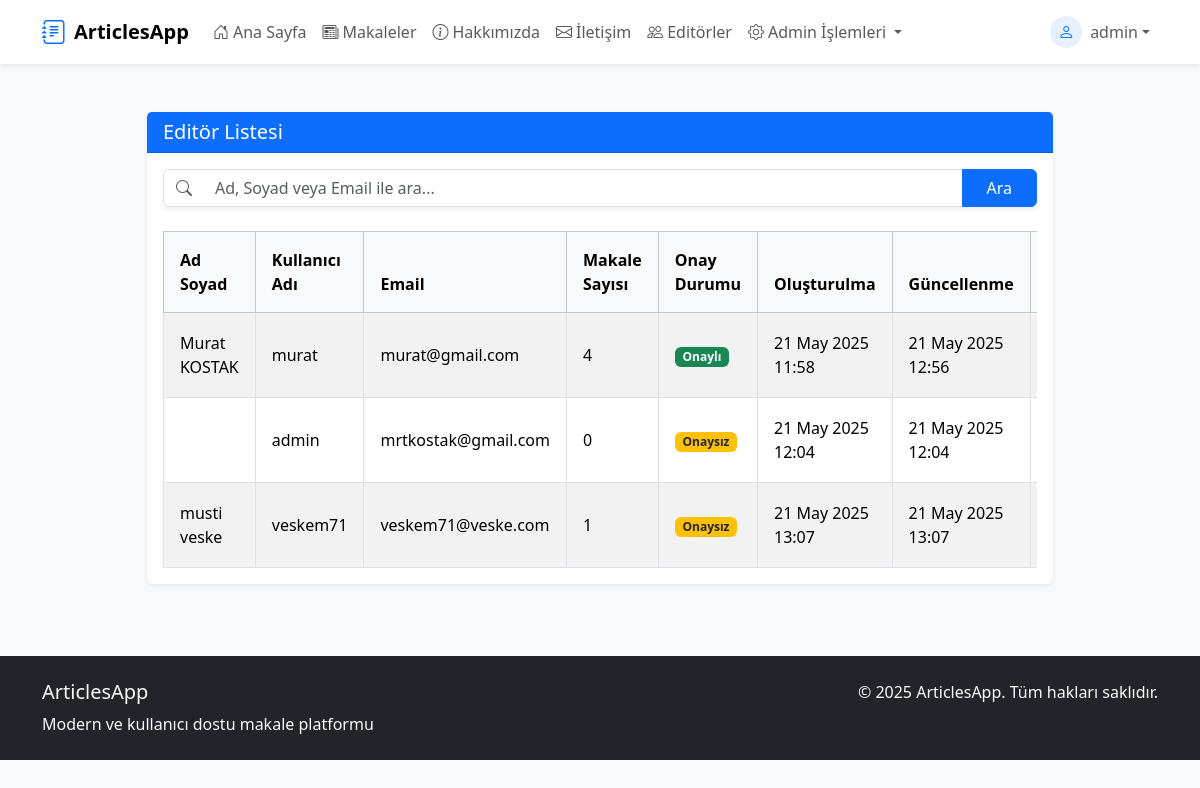
The page /account/admin-authors/ (signed in) on the database its author committed.
### account/models.py (models this page shows, shortened)
class Author(models.Model):
    user = models.OneToOneField(User, on_delete=models.CASCADE)
    profile_image = models.ImageField(upload_to="author_profiles", default="uploads/author_profiles/default.png")
    bio = models.TextField(blank=True, null=True)
    resume = models.FileField(upload_to="author_resumes", blank=True, null=True)
    is_approved = models.BooleanField(default=False)
    created_at = models.DateTimeField(auto_now_add=True)
    updated_at = models.DateTimeField(auto_now=True)
    @property
    def full_name(self):
        return f"{self.user.first_name} {self.user.last_name}"
    @property
    def articles_count(self):
        return self.user.article_set.filter(isActive=True).count()

### account/views.py (the view)
# urls.py: path('admin-authors/', views.admin_authors, name='admin_authors'),
@user_passes_test(lambda u: u.is_superuser)
def admin_authors(request):
    query = request.GET.get("q", "").strip()
    if query != "":
        authors = Author.objects.filter(
            Q(user__first_name__icontains=query) |
            Q(user__last_name__icontains=query) |
            Q(user__email__icontains=query)
        )
    else:
        authors = Author.objects.all()
    return render(request, 'account/admin-authors.html', {'authors': authors})

### account/templates/account/admin-authors.html (shortened to what this page needs)
{% extends 'layout.html' %}
{% load static %}
{% block content %}
<div class="container mt-4">
    <div class="row">
        <div class="col-md-10 offset-md-1">
            <div class="card shadow-sm border-0">
                <div class="card-header bg-primary text-white">
                    <h5 class="mb-0">Editör Listesi</h5>
                </div>
                <div class="card-body">
                    <form method="GET" class="mb-4">
                        <div class="input-group shadow-sm">
                            <span class="input-group-text bg-white border-end-0">
                                <i class="bi bi-search text-muted"></i>
                            </span>
                            <input type="text" name="q" class="form-control border-start-0" placeholder="Ad, Soyad veya Email ile ara..." value="{{ request.GET.q }}">
                            <button class="btn btn-primary px-4" type="submit">Ara</button>
                        </div>
                    </form>
                    <div class="table-responsive">
                        <table class="table table-bordered table-striped align-middle mb-0">
                            <thead class="table-light">
                                <tr>
                                    <th>Ad Soyad</th>
                                    <th>Kullanıcı Adı</th>
                                    <th>Email</th>
                                    <th>Makale Sayısı</th>
                                    <th>Onay Durumu</th>
                                    <th>Oluşturulma</th>
                                    <th>Güncellenme</th>
                                    <th>İşlemler</th>
                                </tr>
                            </thead>
                            <tbody>
                                {% for author in authors %}
                                <tr>
                                    <td>{{ author.full_name }}</td>
                                    <td>{{ author.user.username }}</td>
                                    <td>{{ author.user.email }}</td>
                                    <td>{{ author.articles_count }}</td>
                                    <td>
                                        {% if author.is_approved %}
                                            <span class="badge bg-success">Onaylı</span>
                                        {% else %}
                                            <span class="badge bg-warning text-dark">Onaysız</span>
                                        {% endif %}
                                    </td>
                                    <td>{{ author.created_at|date:"d M Y H:i" }}</td>
                                    <td>{{ author.updated_at|date:"d M Y H:i" }}</td>
                                    <td>
                                    </td>
                                </tr>
                                {% empty %}
                                <tr>
                                    <td colspan="8" class="text-center text-muted">Hiçbir editör bulunamadı.</td>
                                </tr>
                                {% endfor %}
                            </tbody>
                        </table>
                    </div>
                </div>
            </div>
        </div>
    </div>
</div>
{% endblock %}

### templates/partials/_nav.html (shortened to what this page needs)
{% load static %}
<!DOCTYPE html>
<html lang="tr">
<head>
  <link href="{% static 'css/bootstrap.min.css' %}" rel="stylesheet">
</head>
<body>
<nav class="navbar navbar-expand-lg navbar-light bg-white shadow-sm sticky-top">
  <div class="container">
    <a class="navbar-brand d-flex align-items-center" href="/">
      <i class="bi bi-journal-text fs-4 me-2 text-primary"></i>
      <span class="fw-bold">ArticlesApp</span>
    </a>
    <div class="collapse navbar-collapse" id="navbarNav">
      <ul class="navbar-nav me-auto mb-2 mb-lg-0">
        <li class="nav-item">
          <a href="/" class="nav-link {% if request.path == '/' %}active fw-bold{% endif %}">
            <i class="bi bi-house-door me-1"></i>Ana Sayfa
          </a>
        </li>
        <li class="nav-item">
          <a href="{% url 'index' %}" class="nav-link {% if request.path == '/index' %}active fw-bold{% endif %}">
            <i class="bi bi-newspaper me-1"></i>Makaleler
          </a>
        </li>
        <li class="nav-item">
          <a href="/about" class="nav-link {% if request.path == '/about' %}active fw-bold{% endif %}">
            <i class="bi bi-info-circle me-1"></i>Hakkımızda
          </a>
        </li>
        <li class="nav-item">
          <a href="/contact" class="nav-link {% if request.path == '/contact' %}active fw-bold{% endif %}">
            <i class="bi bi-envelope me-1"></i>İletişim
          </a>
        </li>
        <li class="nav-item">
          <a href="{% url 'account:authors_list' %}" class="nav-link {% if request.path == '/account/authors' %}active fw-bold{% endif %}">
            <i class="bi bi-people me-1"></i>Editörler
          </a>
        </li>
        {% if user.is_authenticated %}
            {% if user.is_superuser %}
                <li class="nav-item dropdown">
                    <a class="nav-link dropdown-toggle" href="#" id="adminDropdown"
                       role="button" data-bs-toggle="dropdown" aria-expanded="false">
                        <i class="bi bi-gear me-1"></i>Admin İşlemleri
                    </a>
                </li>
            {% else %}
                <li class="nav-item">
                    <a href="{% url 'article_create' %}" class="nav-link {% if request.path == '/article/create/' %}active fw-bold{% endif %}">
                        <i class="bi bi-plus-circle me-1"></i>Makale Ekle
                    </a>
                </li>
            {% endif %}
        {% endif %}
      </ul>
      <ul class="navbar-nav">
        {% if user.is_authenticated %}
        <li class="nav-item dropdown">
          <a class="nav-link dropdown-toggle d-flex align-items-center" href="#" id="userDropdown"
             role="button" data-bs-toggle="dropdown" aria-expanded="false">
            <div class="d-flex align-items-center">
              <div class="rounded-circle bg-primary bg-opacity-10 d-flex justify-content-center align-items-center me-2"
                   style="width: 32px; height: 32px;">
                <i class="bi bi-person text-primary"></i>
              </div>
              <span>{{ user.username }}</span>
            </div>
          </a>
        </li>
        {% endif %}
      </ul>
    </div>
  </div>
</nav>
</body>
</html>

### templates/partials/_nav.html (style rules this page uses)
.navbar { position: sticky; top: 0; z-index: 1030; }

### account/templates/account/admin-authors.html (style rules this page uses)
.table > :not(caption) > * > * { padding: 1rem; }

### rows shown on the page
Author: full_name "Murat KOSTAK", user.username "murat", user.email "murat@gmail.com", articles_count "4", is_approved "Onaylı", created_at "21 May 2025 11:58", updated_at "21 May 2025 12:56"
Author: user.username "admin", user.email "mrtkostak@gmail.com", articles_count "0", is_approved "Onaysız", created_at "21 May 2025 12:04", updated_at "21 May 2025 12:04"
Author: full_name "musti veske", user.username "veskem71", user.email "veskem71@veske.com", articles_count "1", is_approved "Onaysız", created_at "21 May 2025 13:07", updated_at "21 May 2025 13:07"

### other values the page prints
{{ user.username }} "admin"
